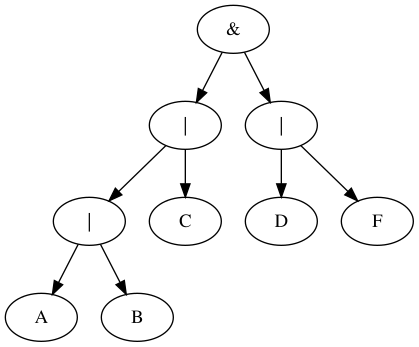

The script that drew this image:
from cloudmesh_workflow.workflow import Graph
from cloudmesh_workflow.workflow import delayed
from cloudmesh_workflow.workflow import evaluate
from cloudmesh_workflow.util import dot2svg, browser
import networkx as nx
import time
import os

sleep_time = 1

def test():

    @delayed()
    def A():
        print 'A START'
        # for i in xrange(10):
        #     print 'A', i
        time.sleep(sleep_time)
        # print 'A STOP'

    @delayed()
    def B():
        print 'B START'
        time.sleep(sleep_time)
        # print 'B STOP'

    @delayed()
    def C():
        print 'C START'
        time.sleep(sleep_time)
        # print 'C STOP'

    @delayed()
    def D():
        print 'D START'
        time.sleep(sleep_time)
        # print 'D STOP'

    @delayed()
    def F():
        print 'F START'
        time.sleep(sleep_time)
        # print 'F STOP'


    def clean(G):
        H = G.copy()
        N = {}
        E = {}

        for n in H.nodes():
            node = H.node[n]['node']
            del H.node[n]['node']
            N[n] = node.name


        return H, N, E


    # node = ( A() | B() | C() )
    # node = ( A() & B() | C() )
    # node = ( A() | (B() & C()) )
    # node = ( ((A() & B()) | C()) & (D() | F()) )
    node = (A() | B() | C()) & (D() | F())

    G = node.graph
    H, N, E = clean(G)
    evaluate(G)
    #nx.write_dot(H, '/tmp/test.dot')
    data = {
        'file': "/tmp/example"
    }
    nx.drawing.nx_pydot.write_dot(H, '{file}.dot'.format(**data))
    dot2svg("{file}.dot".format(**data))
    #os.system("open {file}.svg".format(**data))
    browser("{file}.svg".format(**data))

test()
